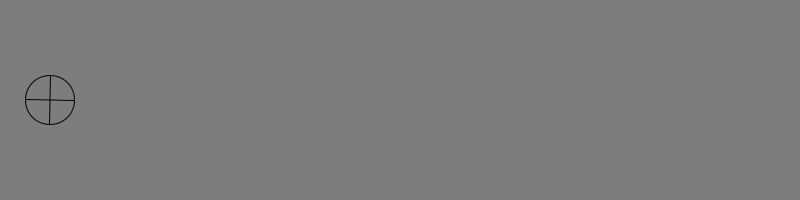
Frame 1 (no input)
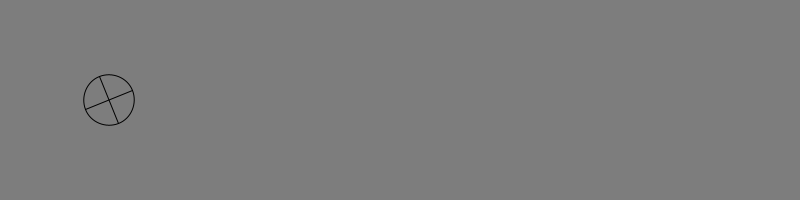
Frame 60 (the mouse pressed at the canvas centre just before this capture)
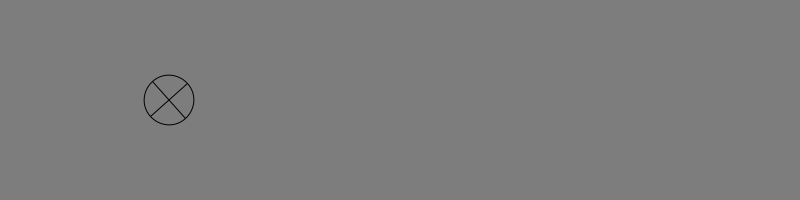
Frame 120 (the mouse held since frame 60 and released just before this capture)

The Processing sketch that drew these frames (run headless with seeded random() and noise(); from frame 60 on, the mouse is pressed at the canvas centre):

// Processing sketch: Wheel
// ── Wheel.pde
int X = 50;
int a = 1;
int i = 2;

void setup()
{
  size(800, 200);
}

void draw()
{

  background(125);
  translate(X, 100);

  //Make an object elegible to move
  pushMatrix();
  rotate(frameCount*a/50.0);
  noFill();
  circle(0, 0, 50);
  line(0, -25, 0, 25);
  line(-25, 0, 25, 0);
  popMatrix();

  //Making it go back and forth
  X += a;
  if (X > 750)
  {
    i = i+2;
    a = a-i;
  }
  if (X < 50)
  {
    i = i+2;
    a = a+i;
  }
}
